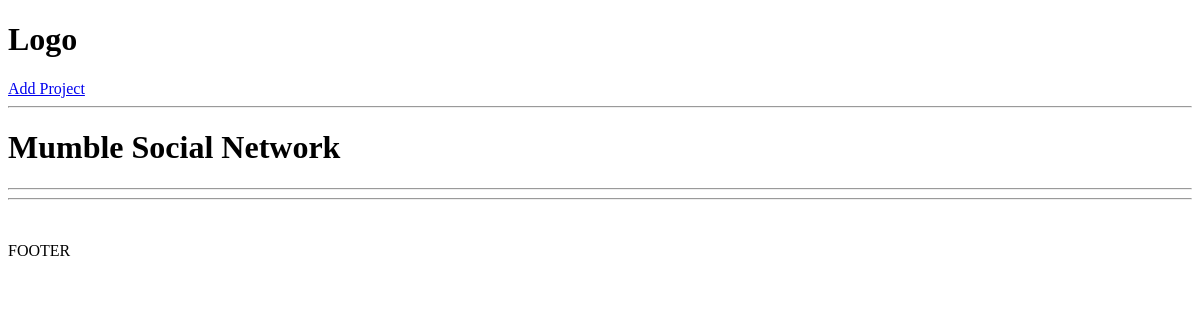
/project/e3b09f62-a5e4-48fb-80aa-dcd91108cdf5, run on an earlier commit of the app's database.
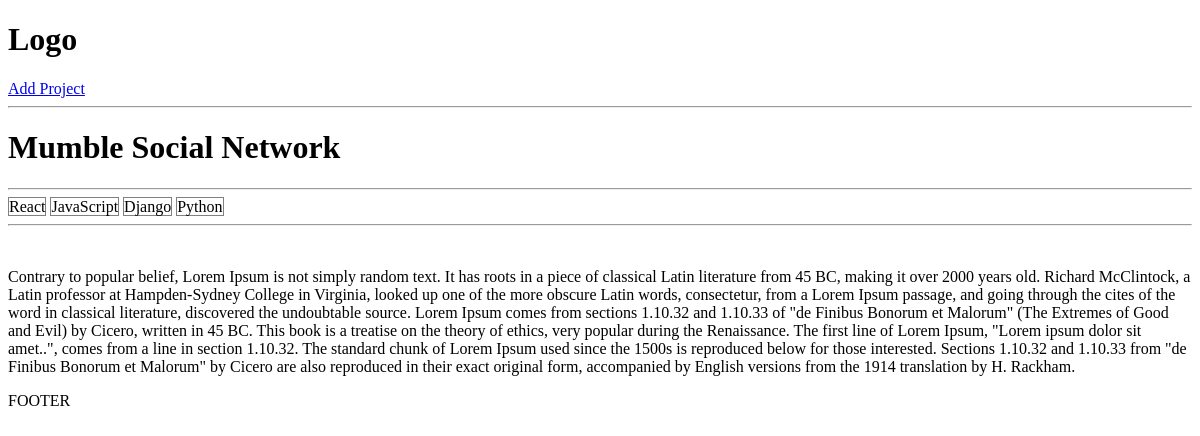
And on a later commit of the database.
### projects/models.py (models this page shows, shortened)
class Project(models.Model):
    title=models.CharField(max_length=200)
    description=models.TextField(null=True,blank=True)
    demo_link=models.CharField(max_length=2000,null=True,blank=True)
    source_link=models.CharField(max_length=2000,null=True,blank=True)
    tags=models.ManyToManyField('Tag',blank=True)
    vote_total=models.IntegerField(default=0,null=True,blank=True)
    vote_ratio=models.IntegerField(default=0,null=True,blank=True)
    created=models.DateTimeField(auto_now_add=True)
    id=models.UUIDField(default=uuid.uuid4,unique=True,
                        primary_key=True,editable=False)

class Tag(models.Model):
    name=models.CharField(max_length=200)
    created=models.DateTimeField(auto_now_add=True)
    id=models.UUIDField(default=uuid.uuid4,unique=True,
                        primary_key=True,editable=False)

### projects/views.py (the view)
# urls.py: path('project/<str:pk>',views.project,name='project'),
def project(request,pk):
    projectobj=Project.objects.get(id=pk)
    context={'project':projectobj}
    return render(request,'projects/single-project.html',context)

### projects/templates/projects/single-project.html
{%extends 'main.html'%}
{%block content%}
  <h1>{{project.title}}</h1>
  <hr>
  {%for tag in project.tags.all%}
   <span style="border:1px solid grey;">{{tag.name}}</span>
  {%endfor%}
  <hr>
  <br>
  <p>{{project.description}}</p>
{%endblock content%}

### templates/main.html (shortened to what this page needs)
<!DOCTYPE html>
<html>
    <head>
        <link rel="stylesheet" href="">
    </head>
    <body>
        {%include 'navbar.html' %}
        {% block content %}
        {% endblock content %}
        <p>FOOTER</p>
    </body>
</html>

### templates/navbar.html
<h1>Logo</h1>
<a href="{%url 'create-project' %}">Add Project</a>
<hr>

What changed in the data, as far as the page shows it:
changed Project "Mumble Social Network": description (not shown) → "Contrary to popular belief, Lorem Ipsum is not simply random text. It has roots in a piece of classical Latin literature from 45 BC, making it over 2000 years old. Richard McClintock, a Latin professor at Hampden-Sydney College in Virginia, looked up one of the more obscure Latin words, consectetur, from a Lorem Ipsum passage, and going through the cites of the word in classical literature, discovered the undoubtable source. Lorem Ipsum comes from sections 1.10.32 and 1.10.33 of \"de Finibus Bonorum et Malorum\" (The Extremes of Good and Evil) by Cicero, written in 45 BC. This book is a treatise on the theory of ethics, very popular during the Renaissance. The first line of Lorem Ipsum,…"
added Tag: name "React"
added Tag: name "JavaScript"
added Tag: name "Django"
added Tag: name "Python"
